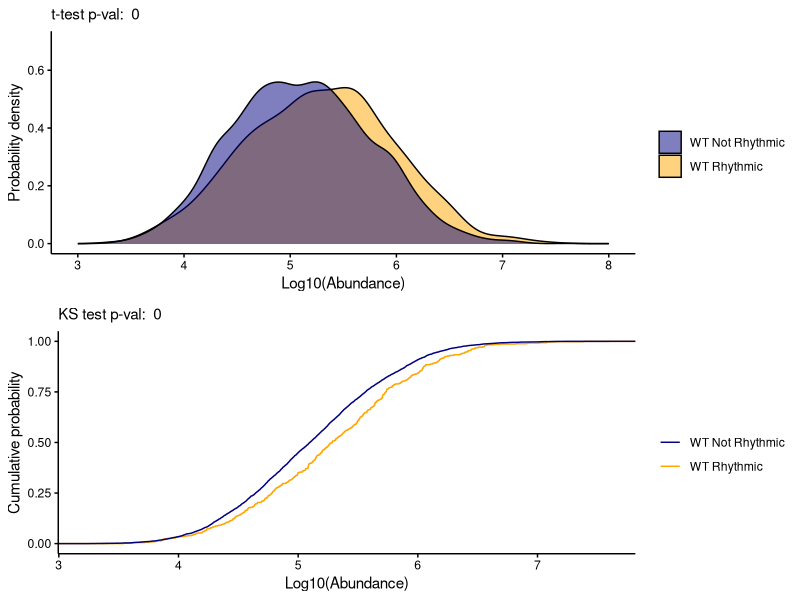
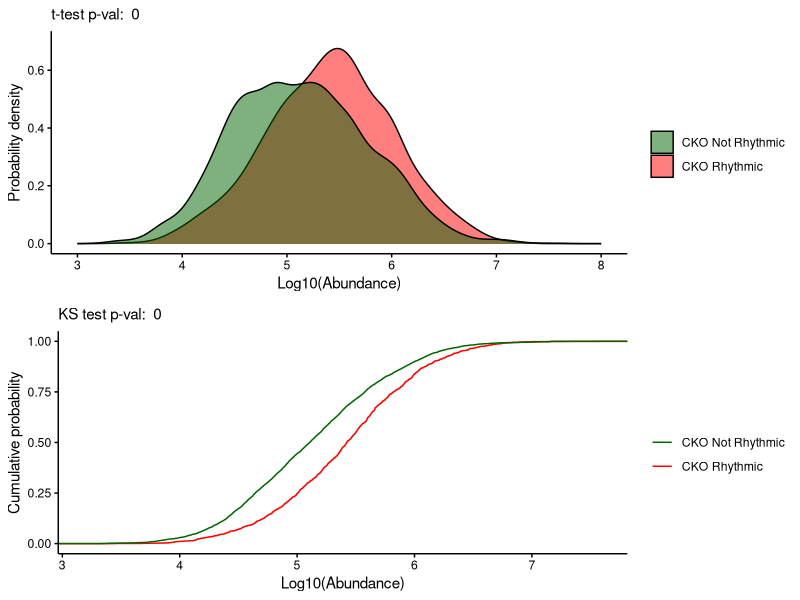
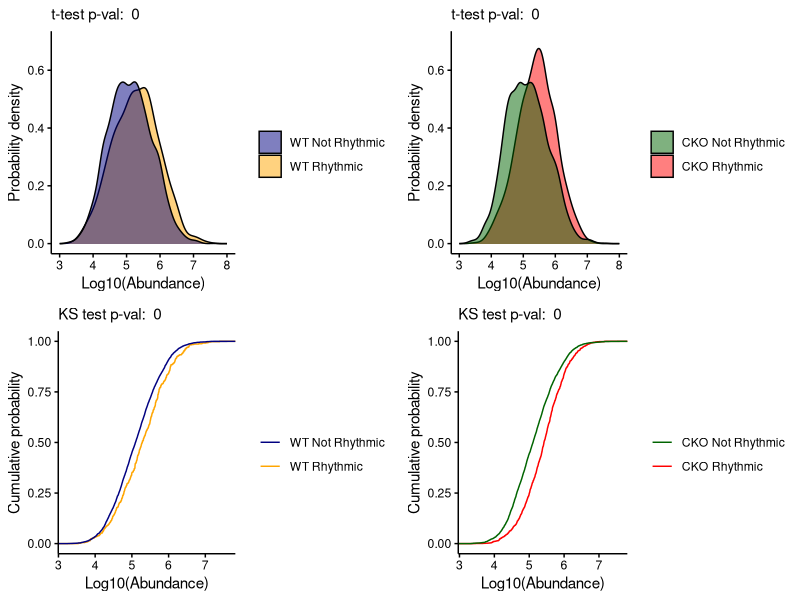

Generate these figures, in order, with R:
## ---- chunk 1
#######################################################################################################################################
# Combined analysis Notebook 3 - DESCRIPTION
#
# Here we estimate relative amplitude for each protein.
# Relative amplitude = range / mean abundance,
# To calculate range, we use a 24-hour moving average method to detrend data before subtracting max - min.
# This allows the elimination of >24h trends (e.g. if everything is decreasing over several days)
#
# A relative amplitude threshold is used in proteomics analysis to define biological significance
# This threshold is chosen in this study to be 10%
#
# In this noteboook we also include code to make density plots to compare the abundance between rhythmic vs non-rhythmic proteins.
# This is done separately for each genotype, and the boot-strapped KS test is used to compare distributions.
# Probability density is more useful than normal histograme because it allows us to compare distributions between groups of very different sizes.
#
# INPUTS = normalised data for significantly rhythmic proteins output by RAIN (.csv)
# OUTPUTS = detrended data, lists of proteins with relative amplitudes and baselines (mean abundance) calculated (.csv), probability density plots and cumulative distribution functions comparing rhythmic vs non-rhythmic protein abundance (.pdf)
# 
#######################################################################################################################################
## ---- chunk 2
# Setup
# Clear your workspace
rm(list=ls())

# Load useful packages
if (!require("tidyverse")) {
  install.packages("tidyverse", dependencies = TRUE)
  library(tidyverse)
} 

if (!require("Matching")) {
  install.packages("Matching", dependencies = TRUE)
  library(Matching)
}

if (!require("gridExtra")) {
  install.packages("gridExtra", dependencies = TRUE)
  library(gridExtra)
}

# Make a list of all the .csv files in your working directory just so you can see what's going on
X = list.files(".",".csv")

# read the raw data files
WT_data <- read.csv("WT_proteome_all_significant_RAIN.csv")
WT_data_start <- WT_data[,-1:-7]
WT_data_start <- t(WT_data_start)
colnames(WT_data_start) <- WT_data$Uniprot_ID


CKO_data <- read.csv("CKO_proteome_all_significant_RAIN.csv")
CKO_data_start <- CKO_data[,-1:-7]
CKO_data_start <- t(CKO_data_start)
colnames(CKO_data_start) <- CKO_data$Uniprot_ID

## ---- chunk 3
#Detrend the data using a 24h moving average
#Set up useful parameters for detrending

period = 24     #set period length to detrend
n_samples = ncol(WT_data_start)   #total number of samples

time <- seq(24,93,3)   #list of time-points
row_days = round(period/(time[2] - time [1]))    #number of rows that correspond to 24 hours (or 1 period length)

WT_detrended_data <- matrix(nrow=length(WT_data_start[,1]) - (row_days), ncol=ncol(WT_data_start))  #initialise a new matrix for the detrended data, excluding the first and last 12 hours (i.e. half of period)
colnames(WT_detrended_data) <- colnames(WT_data_start)     #set up the column names

#Fill up the matrix with the detrended data
for (i in 1:n_samples){
  for (j in 1:length(WT_detrended_data[,1])){
   WT_detrended_data[j,i] = WT_data_start[row_days/2+j,i] - mean(WT_data_start[j:(j + row_days),i])
  }
}

#Export the detrended data as a .csv file
write.csv(WT_detrended_data, file = "WT_Detrended_data.csv", row.names = F)


# SAME FOR CKO
period = 24     #set period length to detrend
n_samples = ncol(CKO_data_start)   #total number of samples
time <- seq(24,93,3)   #list of time-points
row_days = round(period/(time[2] - time [1]))    #number of rows that correspond to 24 hours (or 1 period length)

CKO_detrended_data <- matrix(nrow=length(CKO_data_start[,1]) - (row_days), ncol=ncol(CKO_data_start))  #initialise a new matrix for the detrended data, excluding the first and last 12 hours (i.e. half of period)
colnames(CKO_detrended_data) <- colnames(CKO_data_start)     #set up the column names

#Fill up the matrix with the detrended data
for (i in 1:n_samples){
  for (j in 1:length(CKO_detrended_data[,1])){
   CKO_detrended_data[j,i] = CKO_data_start[row_days/2+j,i] - mean(CKO_data_start[j:(j + row_days),i])
  }
}

#Export the detrended data as a .csv file
write.csv(CKO_detrended_data, file = "CKO_Detrended_data.csv", row.names = F)
## ---- chunk 4
#Calculate relative amplitude

#Calculate Means of each column
WT_Baselines <- as_tibble(colMeans(WT_data_start))
WT_Baselines <- rename(WT_Baselines, Means = value)

#Calculate peak-trough amplitude from detrended data

WT_Amplitudes <- as_tibble(apply(WT_detrended_data, 2, function(df) {max(df)-min(df)}))

WT_Relative_amplitudes <- as_tibble(WT_Amplitudes/WT_Baselines)
WT_Relative_amplitudes <- rename(WT_Relative_amplitudes, WT_Relative_amplitudes = value)



#Calculate Means of each column
CKO_Baselines <- as_tibble(colMeans(CKO_data_start))
CKO_Baselines <- rename(CKO_Baselines, Means = value)

#Calculate peak-trough amplitude from detrended data

CKO_Amplitudes <- as_tibble(apply(CKO_detrended_data, 2, function(df) {max(df)-min(df)}))

CKO_Relative_amplitudes <- as_tibble(CKO_Amplitudes/CKO_Baselines)
CKO_Relative_amplitudes <- rename(CKO_Relative_amplitudes, CKO_Relative_amplitudes = value)
## ---- chunk 5
#Export a file with only those with relative amplitude ≥0.1

WT_total_data <- cbind(WT_data[1:4], WT_Relative_amplitudes, WT_data[5:ncol(WT_data)])

WT_big_hits <- WT_total_data[WT_total_data$WT_Relative_amplitudes >= 0.1,]

write.csv(WT_total_data, "WT_all_hits.csv", row.names = F)
write.csv(WT_big_hits, "WT_big_hits.csv", row.names = F)



CKO_total_data <- cbind(CKO_data[1:4], CKO_Relative_amplitudes, CKO_data[5:ncol(CKO_data)])

CKO_big_hits <- CKO_total_data[CKO_total_data$CKO_Relative_amplitudes >= 0.1,]
write.csv(CKO_total_data, "CKO_all_hits.csv", row.names = F)
write.csv(CKO_big_hits, "CKO_big_hits.csv", row.names = F)
## ---- chunk 6
# Export files with baselines

WT_export <- cbind(WT_data[1:4], WT_Relative_amplitudes, WT_Baselines, WT_data[5:ncol(WT_data)])
CKO_export <- cbind(CKO_data[1:4], CKO_Relative_amplitudes, CKO_Baselines, CKO_data[5:ncol(WT_data)])

write.csv(WT_export, "WT_RA_B.csv", row.names = F)
write.csv(CKO_export, "CKO_RA_B.csv", row.names = F)

## ---- chunk 7
#read the RAIN files from INDEPENDENT analysis
WT_all <- read.csv("WT_RAIN_results.csv", stringsAsFactors = F)
CKO_all <- read.csv("CKO_RAIN_results.csv", stringsAsFactors = F)

#calculate baseline (=average abundance in all timepoints) - be careful which columns contain the actual timepoint data
WT_all$Baseline <- rowMeans(WT_all[,8:31])
CKO_all$Baseline <- rowMeans(CKO_all[,8:31])

#create rhythmic & nonrhythmic subsets
WT_rhy <- subset(WT_all, pVal<0.05)
CKO_rhy <- subset(CKO_all, pVal<0.05)
WT_nonrhy <- subset(WT_all, pVal>0.05)
CKO_nonrhy <- subset(CKO_all, pVal>0.05)
## ---- chunk 8
# Density plots

#create function for plotting and testing distributions

#set colours
colours <- c("WT Rhythmic" = "orange", "WT Not Rhythmic" = "navy", "CKO Rhythmic" = "red", "CKO Not Rhythmic" = "dark green", "WT Random"="orange", "CKO Random"="red", "WT Background" = "navy", "CKO Background" = "dark green")

#function
probability_plots <- function(x1, x2, n1, n2, xn) {
  tt <- t.test(log10(x1), log10(x2), paired = F)
  
  pd <- ggplot() + 
    geom_density(aes(x = log10(x1), fill = n1),
                color = "black", alpha = 0.5) +
    geom_density(aes(x = log10(x2), fill = n2),
               color = "black", alpha = 0.5) +
    scale_fill_manual(name = "", values = colours) +
    xlim(3, 8) +
    ylim(0, 0.7) +
    labs(x =xn, subtitle = paste("t-test p-val: ", format(round(tt$p.value,4))), y = "Probability density") +
    theme(panel.border = element_blank(),
          panel.grid.major = element_blank(),
          panel.grid.minor = element_blank(),
          panel.background = element_blank(),
          axis.ticks = element_line(colour = "black"),
          axis.line = element_line(colour = "black"),
          axis.text=element_text(colour="black"),
          legend.background = element_blank(),
          legend.key = element_blank()
          )
  
  st <- ks.boot(x1, x2, nboots=1000)
  
  cp <- ggplot() +
    geom_step(aes(x=log10(x1), colour = n1), stat="ecdf") + 
    geom_step(aes(x=log10(x2), colour = n2), stat="ecdf") + 
    scale_color_manual(name = "", values = colours) +
    labs(subtitle = paste("KS test p-val: ", format(round(st$ks.boot.pvalue,4))), y="Cumulative probability", x=xn) +
    theme(panel.border = element_blank(),
          panel.grid.major = element_blank(),
          panel.grid.minor = element_blank(),
          panel.background = element_blank(),
          axis.ticks = element_line(colour = "black"),
          axis.line = element_line(colour = "black"),
          axis.text=element_text(colour="black"),
          legend.background = element_blank(),
          legend.key = element_blank()
          )
  
grid.arrange(pd, cp, nrow=2)
} 

WT_rvbg <- probability_plots(WT_rhy$Baseline, WT_nonrhy$Baseline, "WT Rhythmic", "WT Not Rhythmic", "Log10(Abundance)") 
CKO_rvbg <- probability_plots(CKO_rhy$Baseline, CKO_nonrhy$Baseline, "CKO Rhythmic", "CKO Not Rhythmic", "Log10(Abundance)")

p <- grid.arrange(WT_rvbg, CKO_rvbg, nrow=1)

ggsave(plot=p, "WT and CKO rhy vs nonrhy abundance.pdf", width=8, height = 5)
